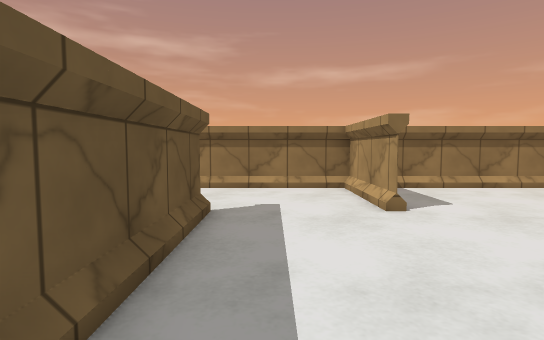
view 1 (above)

24 first-person views from a walk through a 3-D level made in the Unity game engine. The camera is 1.3 m above the floor, tilts 4° down and sees 80° across. The floor is counted in squares, 1 m on a side. Each view is taken from the middle of a square. On the plan, view 1 faces up. The plan holds only what a view shows up to about 14 squares ahead; the rest is blank. The player character is not drawn. Surface patterns are stand-ins for the level's own textures.

view 2
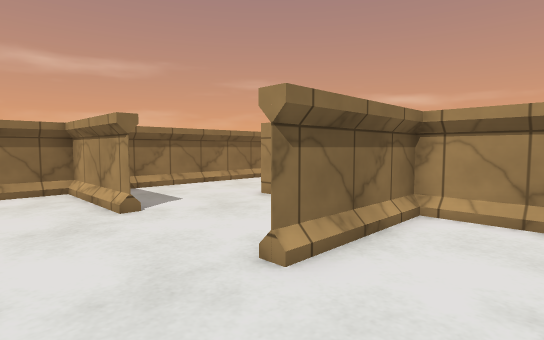

view 3
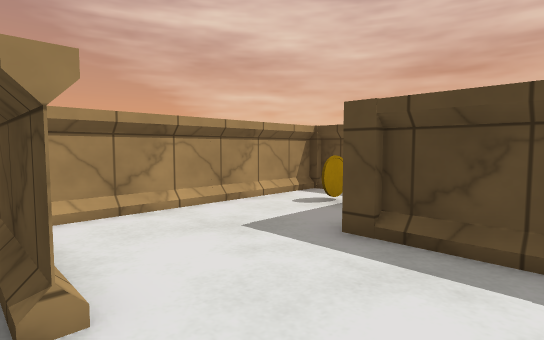

view 4
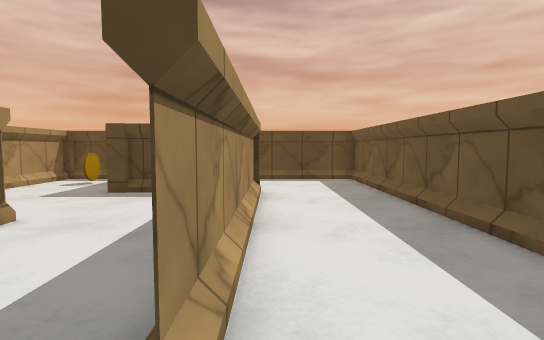

view 5
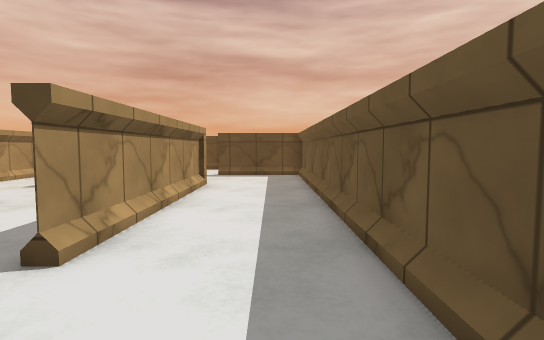

view 6
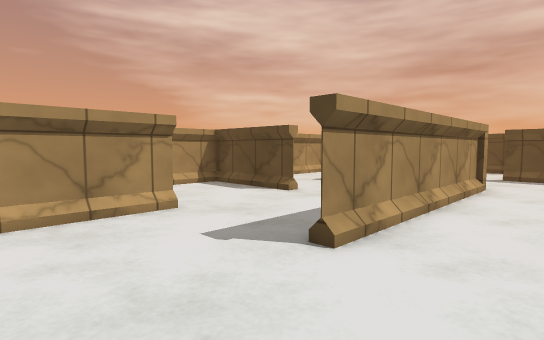

view 7
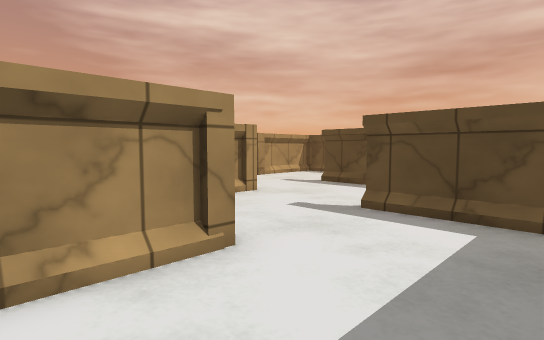

view 8
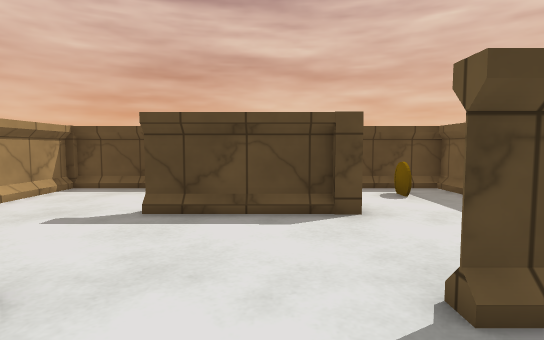

view 9
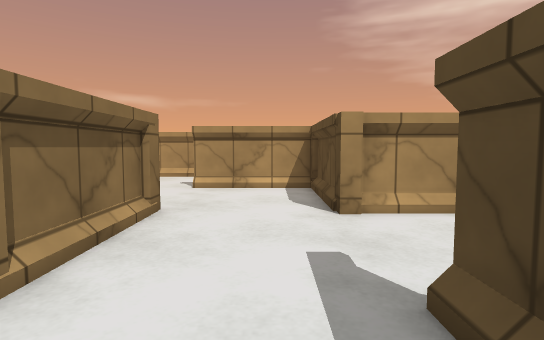

view 10
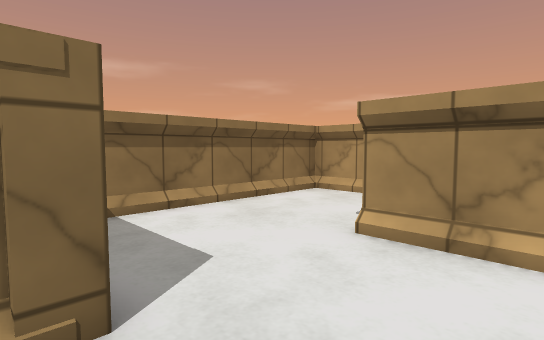

view 11
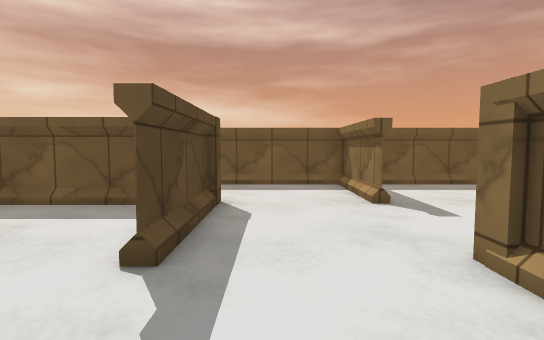

view 12
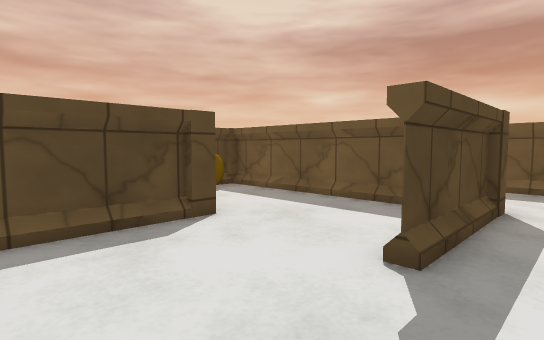

view 13
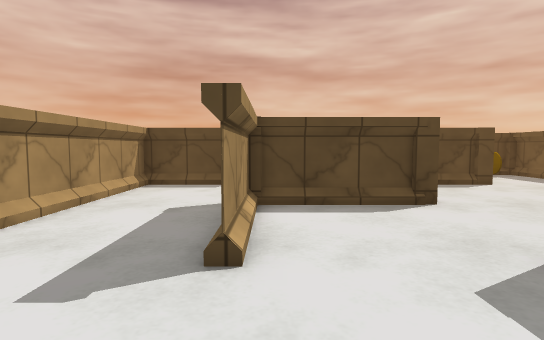

view 14
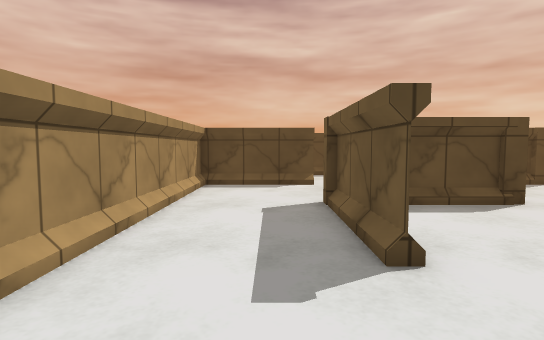

view 15
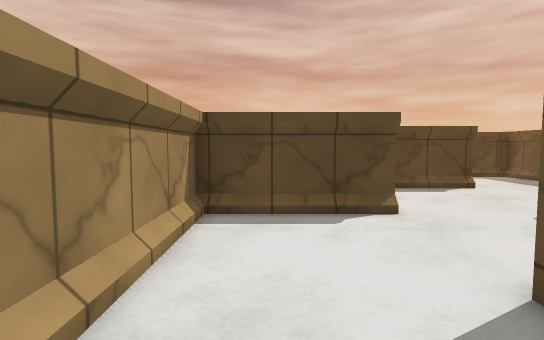

view 16
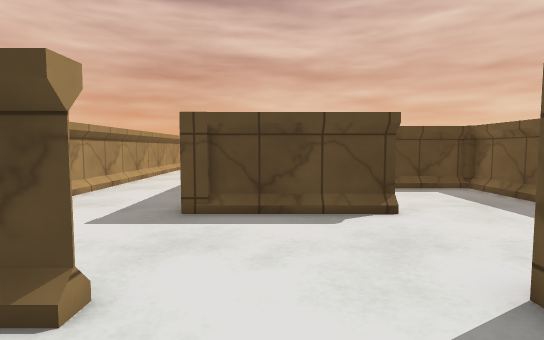

view 17
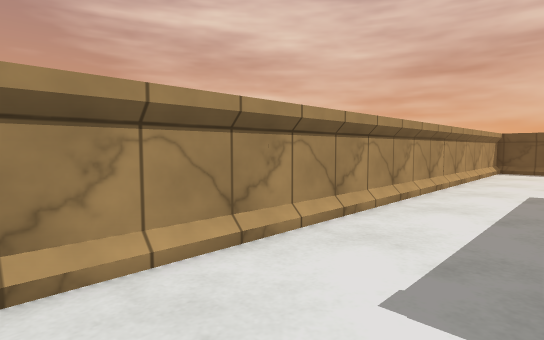

view 18
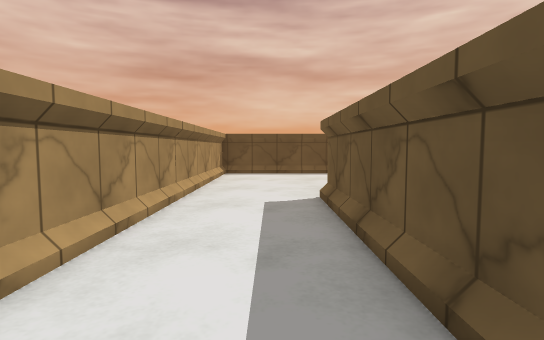

view 19
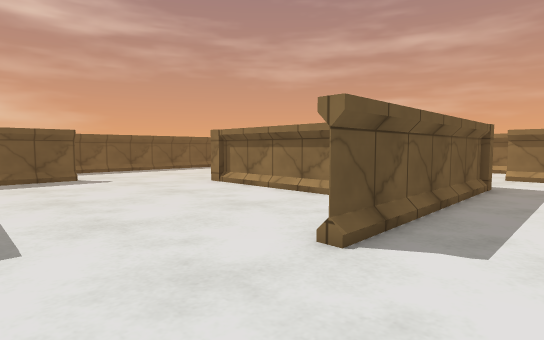

view 20
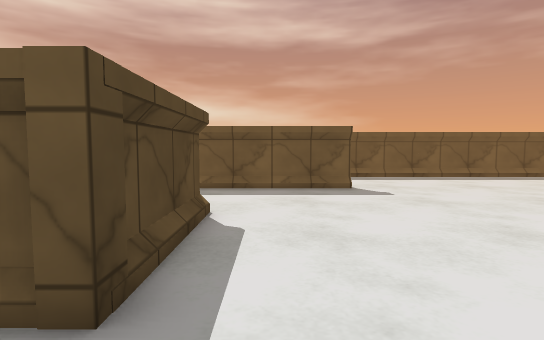

view 21
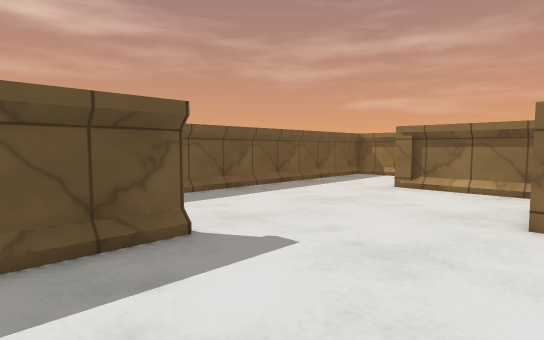

view 22
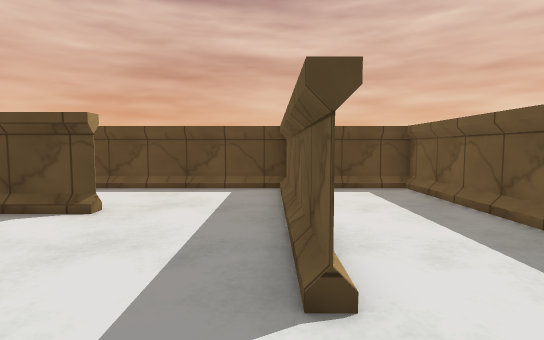

view 23
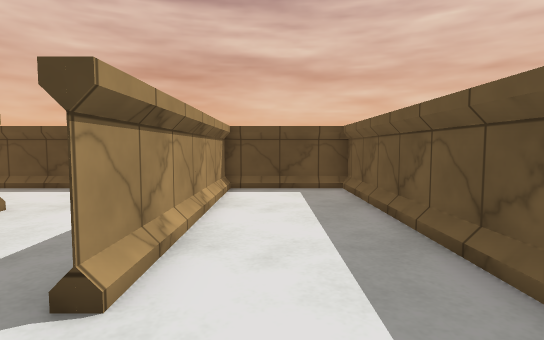

view 24
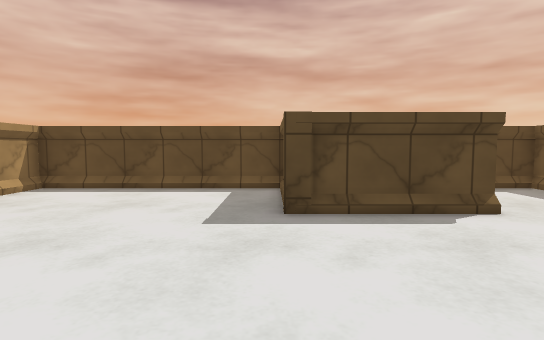

### Floor plan
Points are (right, up) in squares from view 1. A wall is a line through its corners. A room is listed if a view was taken in it or the views show most of it. See-through windows are left out.
Room 1 (views 1, 2, 3, 4, 5, 6, 7, 8, 9, 10, 11, 12, 13, 14, 15, 16, 17, 18, 19, 20, 21, 22, 23, 24)
walls: (6.2, -9.8) (6.2, -9.4) (10.8, -9.4) (10.8, -9.8); (2.8, -13.4) (6.5, -13.4); (2.2, -13.2) (6.5, -13.2) (6.5, -9.8); (2.9, -5.7) (2.2, -5.7) (2.2, -5.2); (-1.2, -9.4) (2.6, -9.4); (-1.5, -11.1) (-1.5, -17.3); (4.8, -5.5) (6.2, -5.5) (2.8, -5.5); (6.9, -5.7) (6.2, -5.7) (6.2, -5.2) (6.5, -5.2) (6.5, 4.5); (-1.8, -9.2) (-1.1, -9.2); (10.5, -9.4) (10.5, -5.4) (10.5, -9.4); (1.9, -17.5) (-1.8, -17.5); (6.5, -17.4) (10.2, -17.4); (10.5, -13.4) (14.5, -13.4) (14.5, -4.9); (-1.4, -5.5) (-5.5, -5.5) (-1.4, -5.5); (2.5, -18.8) (2.5, -21.4) (5, -21.4); (11.8, -13.5) (10.5, -13.5); (10.1, -17.3) (10.8, -17.3) (10.8, -17.8); (10.5, -17.6) (10.5, -25.5); (-5.5, -12.1) (-5.5, -13.4) (-2.9, -13.4); (0.2, -1.5) (2.2, -1.5); (0.2, -1.2) (2.8, -1.2); (-1.6, -1.8) (-1.6, -1.1); (-5.5, -16.5) (-5.5, -23.3); (-1.5, -1.3) (-1.5, 6.6) (-1.5, 1.6); (7.8, -21.5) (2.8, -21.5) (2.8, -21.7) (2.2, -21.7); (14.5, -3.3) (14.5, -1.5) (8, -1.5); (6.6, 2.5) (2.5, 2.5) (6.5, 2.5); (6.2, 6.2) (6.2, 6.8); (2.5, 6.5) (2.5, 10.6); (-5.5, -25.9) (-5.5, -33.4) (5.9, -33.4); (4.8, -29.3) (6.8, -29.3) (6.8, -30); (2.5, -29.4) (6.2, -29.4); (-5.5, 8.4) (-5.5, -9.9); (9.4, 10.5) (-2.4, 10.5); (6.6, -33.4) (14.5, -33.4) (14.5, -14.3); (-1.5, -33.4) (-1.5, -25.4) (-1.5, -33.5)
low walls: (1.1, -9.2) (2.5, -9.2); (10.5, -13.2) (11, -13.2); (-2, -5.2) (-1.5, -5.2); (10.8, -18.8) (10.8, -19.4); (-1.2, 2.4) (-1.2, 1.7); (-1.2, -25.8) (-1.2, -27.8)
objects: coin (-4, -12); other object (-3, -15); coin (4, -4)

Positions as (right, up) in squares from view 1, and headings:
1: (0, 0), facing up
2: (0, 0), facing up-right
3: (0, 3), facing down-right
4: (-2, 8), facing down
5: (-4, 10), facing down
6: (-4, 10), facing down-right
7: (-5, 1), facing down-right
8: (0, -3), facing down
9: (0, -8), facing right
10: (6, -8), facing up-right
11: (6, -8), facing left
12: (6, -8), facing down-left
13: (10, -2), facing down
14: (12, -2), facing down
15: (13, -7), facing down
16: (9, -11), facing down
17: (11, -14), facing down-right
18: (12, -17), facing down
19: (13, -29), facing up-left
20: (9, -28), facing left
21: (3, -28), facing up-left
22: (-1, -23), facing down
23: (-3, -23), facing down
24: (7, -23), facing down
